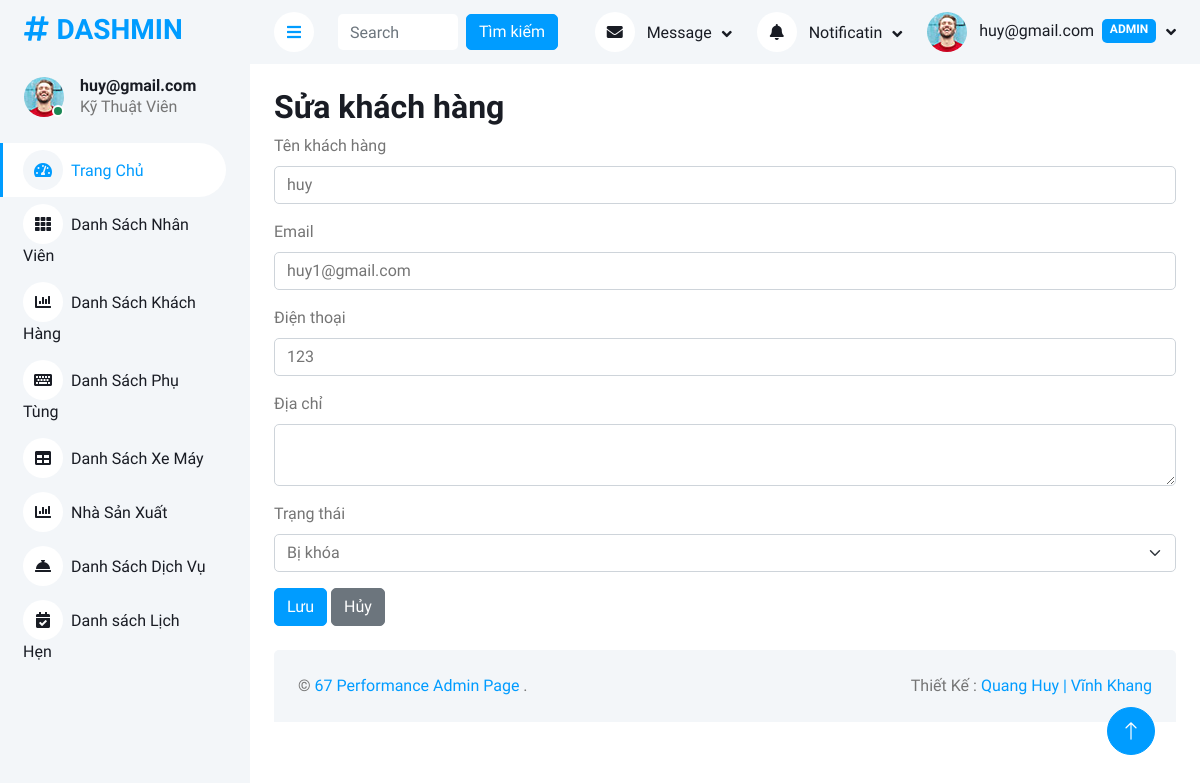
Page /Admin/khachhang.php?action=edit&id=3 (signed in) on the committed database.
### tables this page shows
CREATE TABLE `khachhang` (
  `MaKH` int(11) NOT NULL,
  `TenKH` varchar(100) DEFAULT NULL,
  `Email` varchar(30) DEFAULT NULL,
  `MatKhau` varchar(255) DEFAULT NULL,
  `DiaChi` text DEFAULT NULL,
  `SDT` varchar(10) DEFAULT NULL,
  `TrangThai` enum('hoat_dong','bi_khoa') DEFAULT NULL,
  `Reset_token` text DEFAULT NULL,
  `admin_AdminID` int(11) DEFAULT NULL
);

### Admin/khachhang.php (called while the page is built, shortened)
<?php
require_once __DIR__ . '/controllers/khachhang_controller.php';
?>

### Admin/models/KhachHangModel.php (called while the page is built, shortened)
<?php
class KhachHangModel {
    private $pdo;
    public function __construct($pdo) {
        $this->pdo = $pdo;
    }
    public function getById($id) {
        $stmt = $this->pdo->prepare("SELECT * FROM khachhang WHERE MaKH = ?");
        $stmt->execute([$id]);
        return $stmt->fetch(PDO::FETCH_ASSOC);
    }
}
?>

### Admin/views/khachhang/edit.php (the view, shortened to what this page needs)
<h2>Sửa khách hàng</h2>
<?php if ($kh): ?>
<form method="post">
    <div class="mb-3">
        <label class="form-label">Tên khách hàng</label>
        <input type="text" name="TenKH" class="form-control" value="<?= htmlspecialchars($kh['TenKH']) ?>" required>
    </div>
    <div class="mb-3">
        <label class="form-label">Email</label>
        <input type="email" name="Email" class="form-control" value="<?= htmlspecialchars($kh['Email']) ?>" required>
    </div>
    <div class="mb-3">
        <label class="form-label">Điện thoại</label>
        <input type="text" name="SDT" class="form-control" value="<?= htmlspecialchars($kh['SDT']) ?>">
    </div>
    <div class="mb-3">
        <label class="form-label">Địa chỉ</label>
        <textarea name="DiaChi" class="form-control"><?= htmlspecialchars($kh['DiaChi']) ?></textarea>
    </div>
    <div class="mb-3">
        <label class="form-label">Trạng thái</label>
        <select name="TrangThai" class="form-select">
            <option value="bi_khoa" <?= $kh['TrangThai'] == 'bi_khoa' ? 'selected' : '' ?>>Bị khóa</option>
        </select>
    </div>
    <button type="submit" class="btn btn-primary">Lưu</button>
    <a href="khachhang.php" class="btn btn-secondary">Hủy</a>
</form>
<?php else: ?>
    <div class="alert alert-danger">Không tìm thấy khách hàng!</div>
    <a href="khachhang.php" class="btn btn-secondary">Quay lại danh sách</a>
<?php endif; ?>

### Admin/css/style.css (style rules this page uses)
:root { --primary: #009CFF; --light: #F3F6F9; --dark: #191C24; }
.btn { transition: .5s; }
.btn.btn-primary { color: #FFFFFF; }

### rows in the picture
khachhang: TenKH "huy", Email "huy1@gmail.com", SDT "123", TrangThai "Bị khóa"

### other values in the picture
$displayName "huy@gmail.com"
$roleLabel "Kỹ Thuật Viên"
